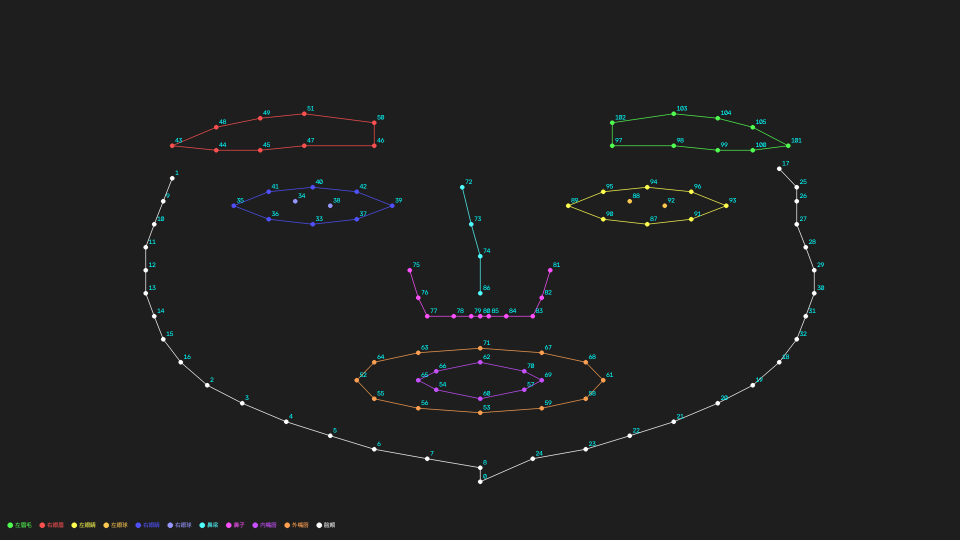
#> input picture workspace/insightface-landmark_106_map.png, 1920 x 1080 px (shown at 1/2 size)
$ python -i saehd_dataset.py   (imports and definitions only)
#> lines starting #> are read from the running program, lines starting #| are printed output that depends on the picture
### DeepFaceLab/shared/torch_config.py
import os
import multiprocessing

_cpu_count = multiprocessing.cpu_count()
_physical_cores = max(1, _cpu_count // 2) if _cpu_count > 2 else max(1, _cpu_count)


def _clamp(v, lo, hi):
    return max(lo, min(hi, v))


def configure_torch(mode: str = "gpu_train") -> dict:
#> called with mode = 'gpu_train'
    _MODES = {
        "gpu_train": {"omp": _clamp(_physical_cores // 2, 2, 4), "mkl": _clamp(_physical_cores // 2, 2, 4), "intra_op": _clamp(_physical_cores // 2, 2, 4)},
        "gpu_infer": {"omp": 2, "mkl": 2, "intra_op": 2},
        "cpu_train": {"omp": _clamp(int(_physical_cores * 0.75), 2, _physical_cores), "mkl": _clamp(int(_physical_cores * 0.75), 2, _physical_cores), "intra_op": _clamp(int(_physical_cores * 0.75), 2, _physical_cores)},
        "cpu_infer": {"omp": _clamp(int(_physical_cores * 0.75), 2, _physical_cores), "mkl": _clamp(int(_physical_cores * 0.75), 2, _physical_cores), "intra_op": _clamp(int(_physical_cores * 0.75), 2, _physical_cores)},
    }
    cfg = _MODES.get(mode, _MODES["gpu_train"])

    omp_threads = cfg["omp"]
    mkl_threads = cfg["mkl"]

    os.environ.setdefault("OMP_NUM_THREADS", str(omp_threads))
    os.environ.setdefault("MKL_NUM_THREADS", str(mkl_threads))

    result = {
        "omp_threads": omp_threads,
        "mkl_threads": mkl_threads,
        "pin_memory": True,
        "intra_op_threads": cfg["intra_op"],
    }

    try:
        import torch
        torch.set_num_threads(cfg["intra_op"])
#> (this line was passed over: torch is not available in this run)
#> (the call stopped at in configure_torch, `result["intra_op_threads"] = torch.get_num_threads()`: torch is not available in this run)
        result["intra_op_threads"] = torch.get_num_threads()
    except ImportError:
        pass

    return result


# [14 lines left out: function get_dataloader_config, not called in this run]


def get_non_blocking() -> bool:
    return True


# [8 lines left out: function worker_init_fn, not called in this run]

### DeepFaceLab/shared/logger.py
import logging
import sys
from pathlib import Path
from typing import Optional

_log_format = "%(asctime)s [%(name)s] [%(levelname)s] %(message)s"
_date_format = "%Y-%m-%d %H:%M:%S"

_loggers: dict[str, logging.Logger] = {}
_default_file_log: Optional[Path] = None


def setup_logger(
    name: str,
    level: int = logging.INFO,
    log_file: Optional[Path] = None,
) -> logging.Logger:
    global _loggers, _default_file_log

    if name in _loggers:
        return _loggers[name]

    logger = logging.getLogger(name)
    logger.setLevel(level)
    logger.propagate = True

    formatter = logging.Formatter(_log_format, datefmt=_date_format)

    if not logger.handlers:
        console_handler = logging.StreamHandler(sys.stdout)
        console_handler.setLevel(level)
        console_handler.setFormatter(formatter)
        logger.addHandler(console_handler)

    file_path = log_file or _default_file_log
    if file_path is not None:
        file_path = Path(file_path)
        file_path.parent.mkdir(parents=True, exist_ok=True)
        file_handler = logging.FileHandler(str(file_path), encoding="utf-8")
        file_handler.setLevel(level)
        file_handler.setFormatter(formatter)
        logger.addHandler(file_handler)

    _loggers[name] = logger
    return logger


def get_logger(name: str) -> logging.Logger:
    if name in _loggers:
        return _loggers[name]
    return setup_logger(name)


def set_default_log_file(log_file: Path) -> None:
    global _default_file_log
    _default_file_log = Path(log_file)

### DeepFaceLab/models/saehd_dataset.py
import random
from pathlib import Path
from typing import Optional

import cv2
import numpy as np
import torch
from torch.utils.data import Dataset

from DeepFaceLab.core.metadata_manager import MetadataManager, FaceMetadata
from DeepFaceLab.shared.file_manager import FileManager
from DeepFaceLab.shared.logger import get_logger

_logger = get_logger("saehd_dataset")


# [34 lines left out: functions _random_warp_nonlinear, _random_hsv_dfl, not called in this run]


def _color_transfer_rct(src: np.ndarray, dst_sample: np.ndarray) -> np.ndarray:
    src_lab = cv2.cvtColor(src, cv2.COLOR_BGR2LAB).astype(np.float64)
    dst_lab = cv2.cvtColor(dst_sample, cv2.COLOR_BGR2LAB).astype(np.float64)
    result = np.empty_like(src_lab)
    for i in range(3):
        s_ch, d_ch = src_lab[:, :, i], dst_lab[:, :, i]
        s_mean, s_std = s_ch.mean(), s_ch.std() + 1e-6
        d_mean, d_std = d_ch.mean(), d_ch.std() + 1e-6
        result[:, :, i] = np.clip((s_ch - s_mean) / s_std * d_std + d_mean, 0, 255)
    return cv2.cvtColor(result.astype(np.uint8), cv2.COLOR_LAB2BGR)


# [196 lines left out: functions _color_transfer_mkl, _color_transfer_lct, _color_transfer_idt, _color_transfer_sot, _render_face_mask, _render_mask_from_polys and 2 more, not called in this run]


class SAEHDDataset(Dataset):
    """
    DFL-style dataset: zero pixel caching, all masks generated on-the-fly.

    Memory footprint: only file paths + lightweight metadata (no image/mask arrays).
    Matches DFL's SubprocessGenerator approach where nothing is pre-cached.
    """

    # [51 lines left out: functions __init__, _build_yaw_bins, not called in this run]

    def __len__(self) -> int:
        return len(self._image_paths)

    # [110 lines left out: functions __getitem__, build_ct_sample_pool, not called in this run]

>>> import cv2
>>> picture = cv2.imread('../../workspace/insightface-landmark_106_map.png')
#> picture is the input picture: shape (1080, 1920, 3); mean B, G, R 31.8, 31.8, 31.5
>>> result = _color_transfer_rct(picture, 'out.png')
#> in _color_transfer_rct, `src_lab = cv2.cvtColor(src, cv2.COLOR_BGR2LAB).astype(np.float64)`:
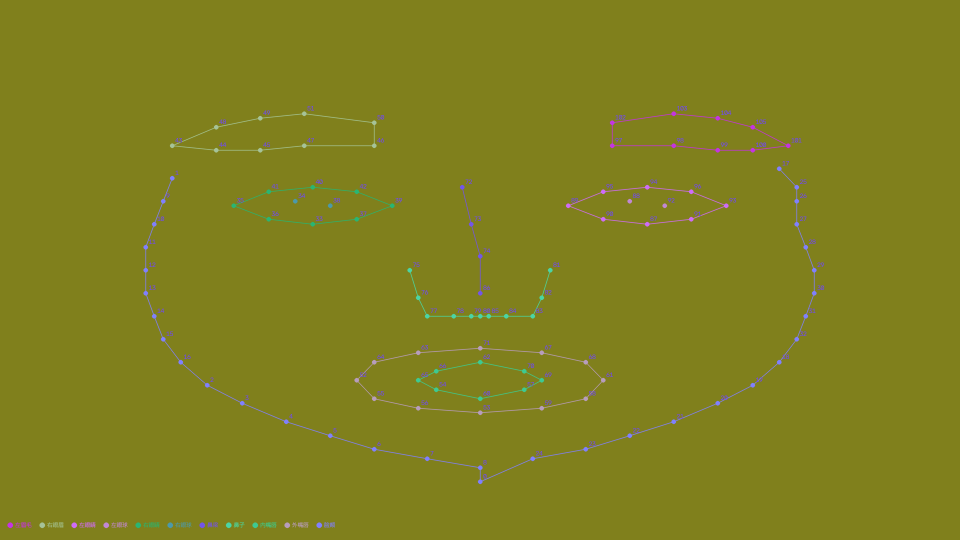
#> src_lab: shape (1080, 1920, 3) float64 (shown at 1/2 size); mean B, G, R 30.1, 128, 128
#> (the run stopped early here; a loop or call above may not have finished)
